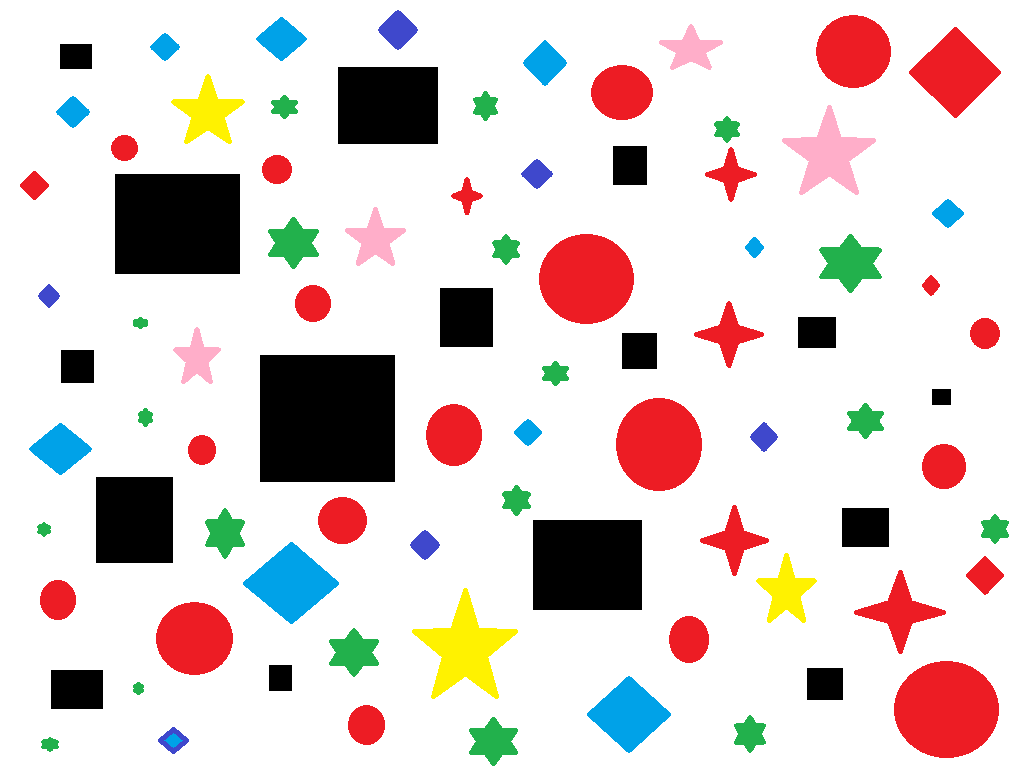
#> input picture Eliminate.png, 1024 x 768 px
$ jupyter execute Lab15.ipynb
#> lines starting #> are read from the running program, lines starting #| are printed output that depends on the picture; after the words box and inside, x2 and y2 are one past the last pixel; in counts of white or black regions, pixels touching at a corner belong together
[cell 1]
import cv2 as cv
import numpy as np
from matplotlib import pyplot as plt
src = cv.imread("./Eliminate.png")
#> src is the input picture: shape (768, 1024, 3); mean B, G, R 209.5, 211.3, 222.4
gray_img = cv.cvtColor(src,cv.COLOR_BGR2GRAY)
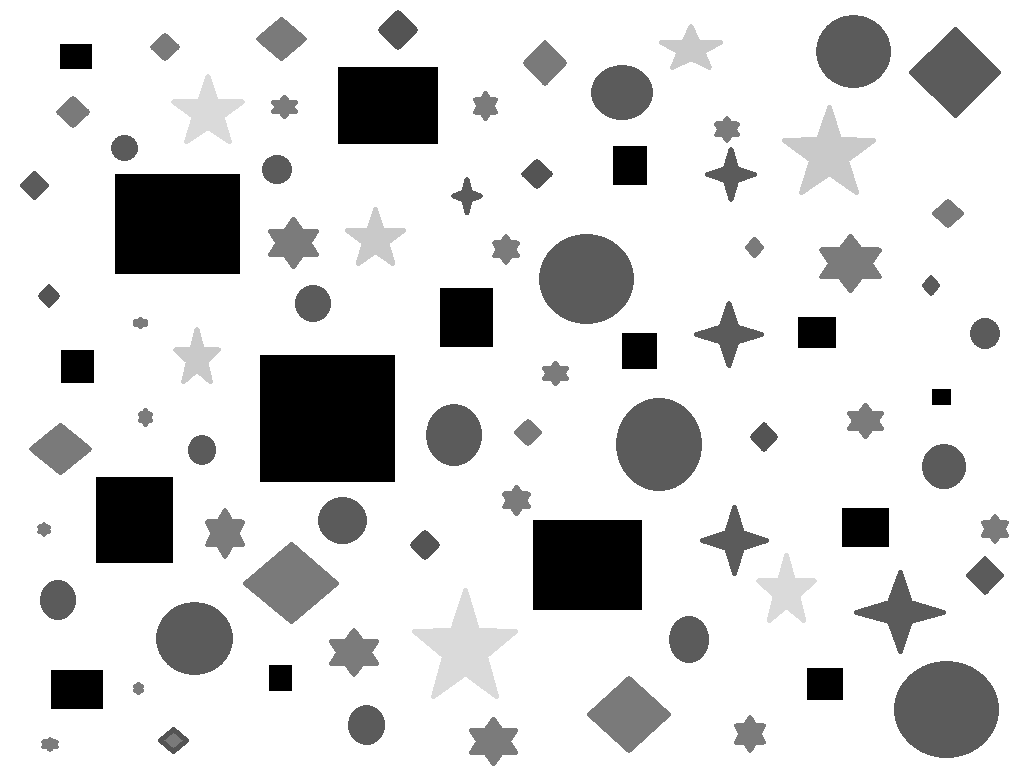
#> gray_img: shape (768, 1024); min 0, max 255, mean 214.4
canny_image = cv.Canny(gray_img, 50, 150)
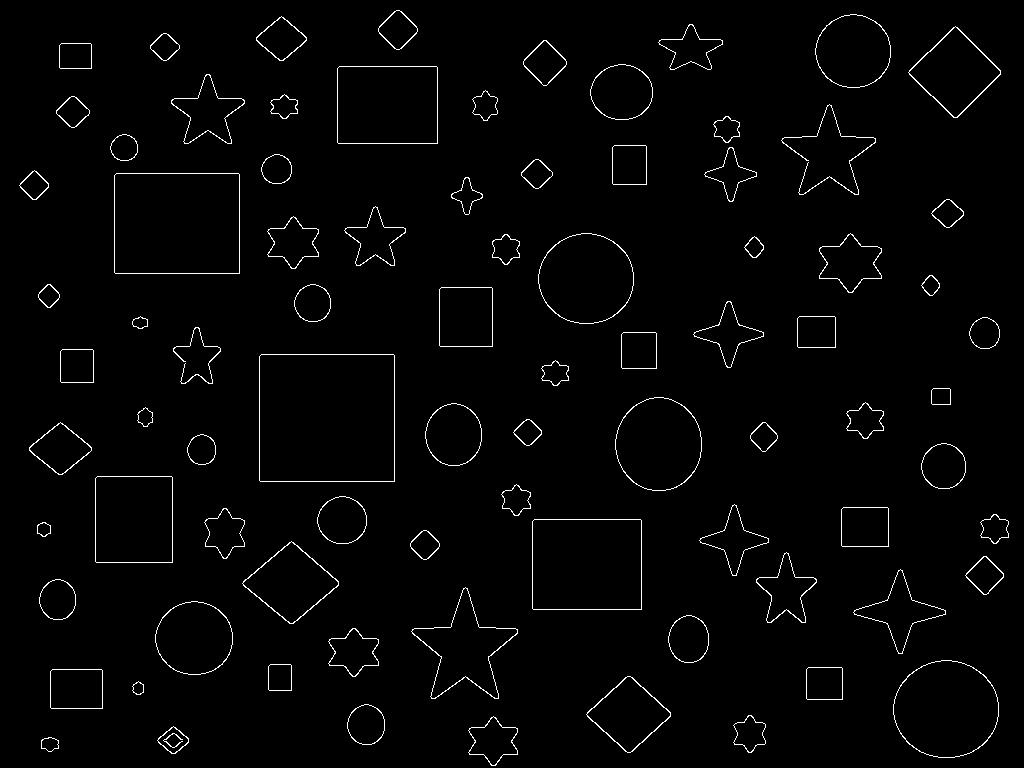
#> canny_image: shape (768, 1024); 1.9% white in thin lines or dots
plt.rcParams["figure.figsize"] = [15, 10]
plt.imshow(canny_image,cmap='gray')
plt.show()

[cell 2]
# [21 lines of commented-out code are left out]
from numpy import random
contours, hierarchy = cv.findContours(canny_image, cv.RETR_EXTERNAL, cv.CHAIN_APPROX_SIMPLE)
#> contours = 84 contours; largest, box (x1, y1, x2, y2) and area: (259, 354, 395, 482) 17142, (114, 173, 240, 274) 12497, (532, 519, 642, 610) 9807, (893, 660, 999, 758) 8000, (337, 66, 438, 144) 7697
edge_img = canny_image.copy()
drawn_contour_img = np.zeros(edge_img.shape,dtype=np.uint8)
drawn_contour_img = cv.cvtColor(drawn_contour_img,cv.COLOR_GRAY2RGB)
#> drawn_contour_img: shape (768, 1024, 3); every value is 0
for i,value in enumerate(contours):
    x,y,w,h = cv.boundingRect(contours[i])
    pixel = w*h
    if (pixel>2999) :
        c = random.randint(255, size=(3))
        color = (c[0].item(),c[1].item(),c[2].item())
        cv.drawContours(drawn_contour_img, contours, i, color, 1)
        #cv.putText(drawn_contour_img,str(i+1),(x,y-3),cv.FONT_HERSHEY_SIMPLEX,0.4,color,1)
        cv.rectangle(drawn_contour_img,(x,y),(x+w,y+h),color,1)
#> this loop made 84 passes
#> (x, y, w, h, pixel, color) on passes 7, 11, 14, 15, 17, 19, 20, 23, 27, 30, 34, 37: (586, 676, 85, 77, 6545, (172, 47, 117)), (893, 660, 106, 98, 10388, (192, 67, 251)), (155, 601, 78, 74, 5772, (195, 103, 9)), (411, 587, 107, 112, 11984, (211, 21, 242)), (853, 569, 93, 85, 7905, (36, 87, 70)), (756, 552, 61, 71, 4331, (216, 88, 140)), (242, 541, 97, 83, 8051, (58, 193, 230)), (532, 519, 110, 91, 10010, (39, 87, 174)), (699, 504, 70, 72, 5040, (88, 81, 165)), (95, 476, 78, 87, 6786, (25, 77, 72)), (29, 422, 63, 53, 3339, (9, 148, 115)), (425, 403, 57, 63, 3591, (208, 243, 197))
#> (x, y, w, h, pixel) on passes 1 to 6: (41, 737, 18, 15, 270), (157, 726, 32, 28, 896), (468, 716, 50, 50, 2500), (733, 715, 33, 38, 1254), (347, 704, 38, 41, 1558), (132, 681, 12, 14, 168)
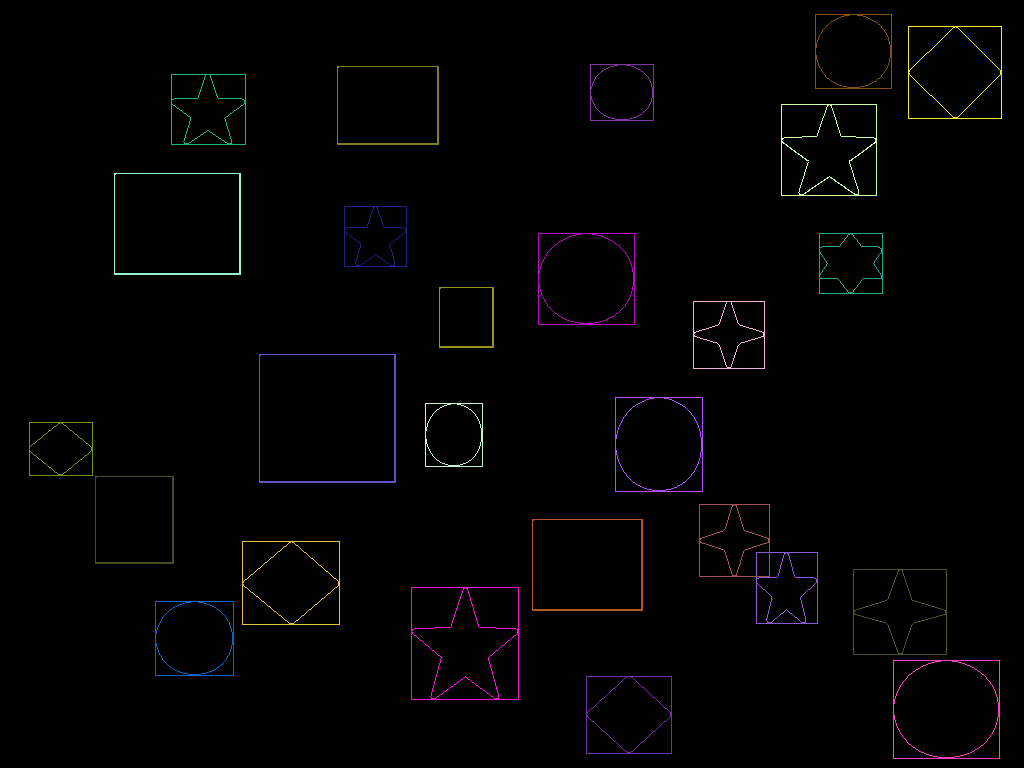
#> drawn_contour_img: shape (768, 1024, 3); mean B, G, R 2.4, 2.1, 2.6
plt.rcParams["figure.figsize"] = [15, 15]
print(f"All Circle => {i+1}")
#| All Circle => 84
plt.imshow(drawn_contour_img)
plt.show()
